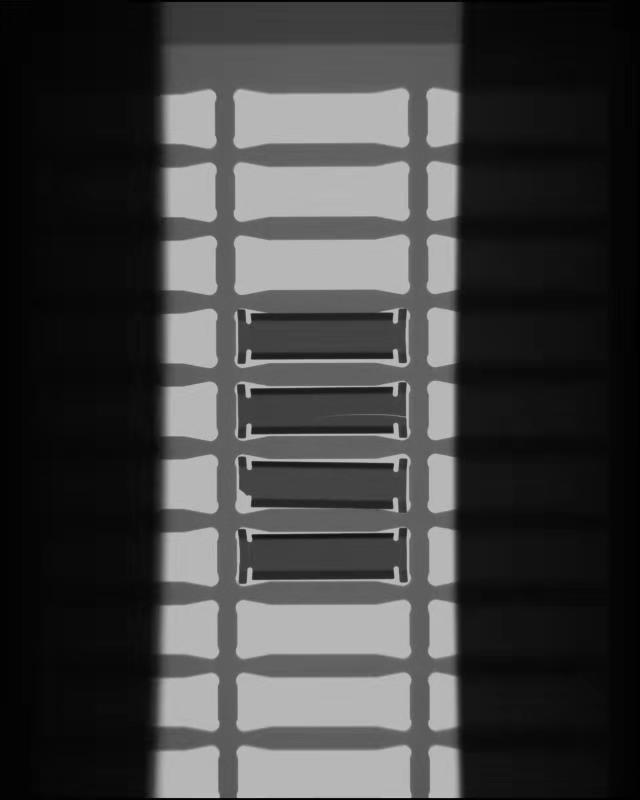
#> input picture images/ce_02.jpg, 640 x 800 px, found by its file name
$ python OpencvDemo072.py
#> lines starting #> are read from the running program, lines starting #| are printed output that depends on the picture; after the words box and inside, x2 and y2 are one past the last pixel; in counts of white or black regions, pixels touching at a corner belong together
#!/usr/bin/env python3
#coding = utf-8

import logging
import numpy as np
import cv2 as cv

# 二值图像分析—缺陷检测一
def OpencvDemo072():
    logging.basicConfig(level=logging.DEBUG)

    src = cv.imread("images/ce_02.jpg")
#> src is the input picture: shape (800, 640, 3); min 0, max 201, mean 63.9
    if src is None:
        logging.error("could not load an image!")
        return cv.Error.StsError

    # 二值化图像
    gray = cv.cvtColor(src, cv.COLOR_BGR2GRAY)
    _, binary = cv.threshold(gray, 0, 255, cv.THRESH_BINARY_INV | cv.THRESH_OTSU)
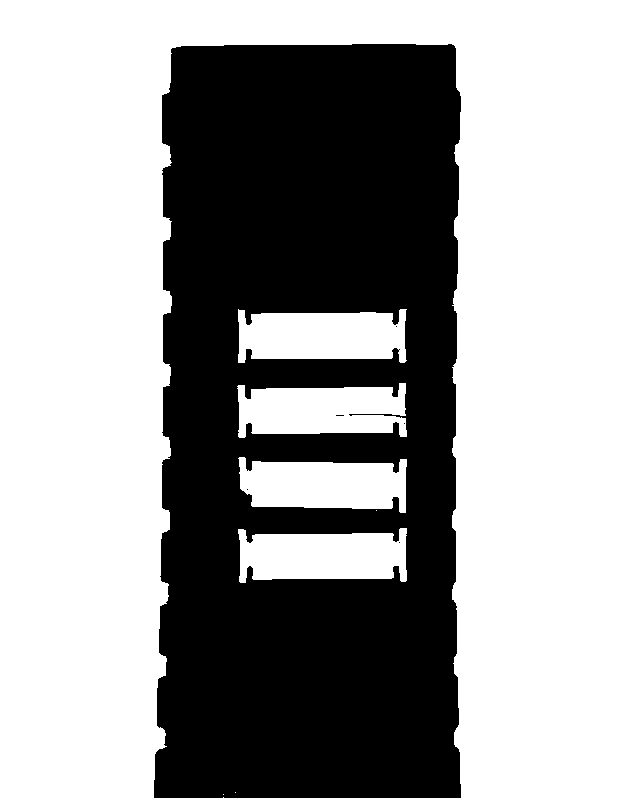
#> binary: shape (800, 640); 62.7% white; 6 black regions (5 under 20 px), largest, box (x1, y1, x2, y2) and area: (154, 44, 461, 798) 190778

    # 定义结构元素
    se = cv.getStructuringElement(cv.MORPH_RECT, (3, 3), (-1, -1))

    # 开操作
    open = cv.morphologyEx(binary, cv.MORPH_OPEN, se)
#> open: shape (800, 640); 62.7% white; 3 black regions (2 under 20 px)

    # 轮廓发现/轮廓分析
    contours, _ = cv.findContours(open, cv.RETR_LIST, cv.CHAIN_APPROX_SIMPLE)
#> contours = 9 contours, 3 with area under 20; largest, box (x1, y1, x2, y2) and area: (0, 0, 640, 800) 510561, (153, 43, 462, 799) 221622, (238, 309, 406, 363) 7254, (238, 528, 407, 583) 7173, (238, 383, 407, 438) 7107, (239, 457, 407, 513) 7070

    dst = np.copy(src)

    height = src.shape[0]
#> height = 800

    for c in contours:
        x, y, w, h = cv.boundingRect(c)
        area = cv.contourArea(c)

        if h > (height // 2):
            continue

        if area < 150:
            continue

        cv.rectangle(dst, (x, y, w, h), (0, 0, 255), 1, cv.LINE_8, 0)
        cv.drawContours(dst, [c], 0, (0, 255, 0), 2, cv.LINE_8)
#> this loop made 9 passes
#> (x, y, w, h, area) on passes 2, 4, 6, 7, 8: (238, 528, 169, 55, 7173), (239, 457, 168, 56, 7070), (238, 383, 169, 55, 7107), (238, 309, 168, 54, 7254), (153, 43, 309, 756, 221622.5)
#> (c, x, y, w, h, area) on pass 9: ([[0, 0], [0, 799], [639, 799], [639, 0]], 0, 0, 640, 800, 510561)
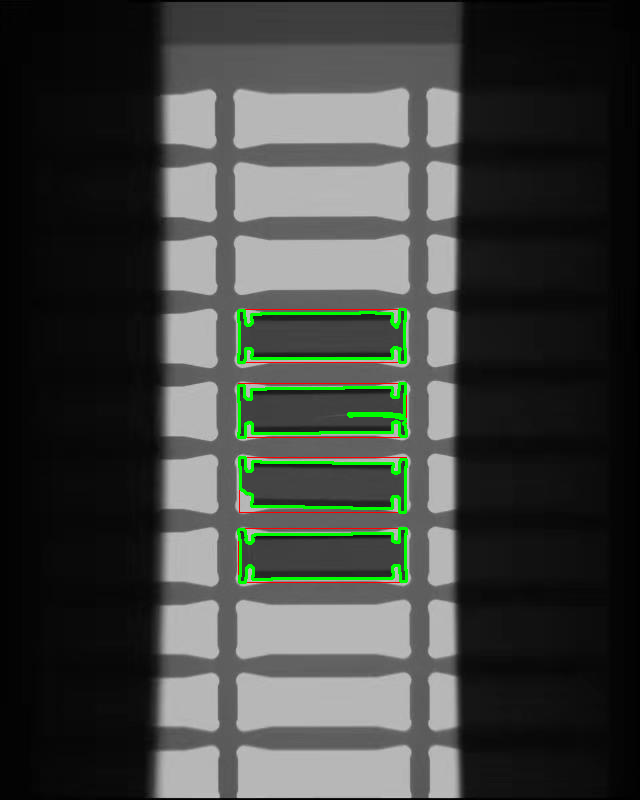
#> dst: shape (800, 640, 3); 1.57% of pixels changed, all inside (x1, y1, x2, y2) = (237, 308, 408, 584)

    h, w, ch = src.shape
#> ch = 3
    result = np.zeros([h, w * 2, ch], dtype=src.dtype)
    result[0 : h, 0 : w, :] = src
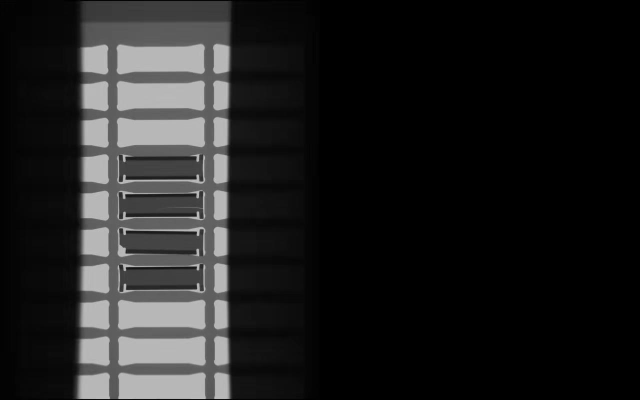
#> result: shape (800, 1280, 3) (shown at 1/2 size); min 0, max 201, mean 32
    result[0 : h, w : w * 2, :] = dst
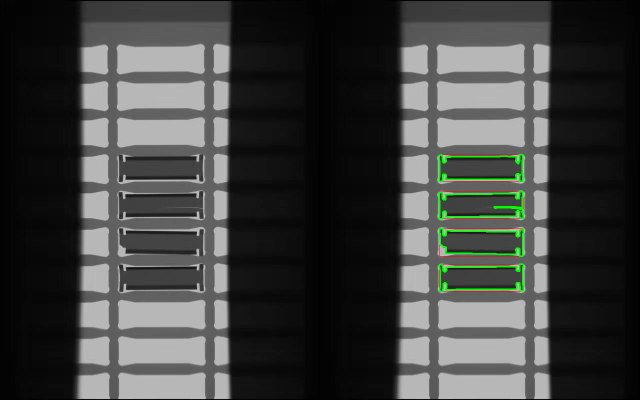
#> result: shape (800, 1280, 3) (shown at 1/2 size); mean B, G, R 63.3, 64.9, 63.6
    cv.putText(result, "original image", (10, 30), cv.FONT_ITALIC, .8, (0, 0, 255), 1)
    cv.putText(result, "image with results of contour analysis", (w + 10, 30), cv.FONT_ITALIC, .8, (0, 0, 255), 1)
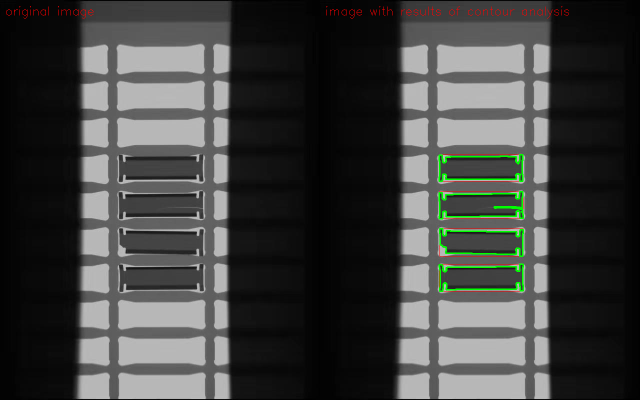
#> result: shape (800, 1280, 3) (shown at 1/2 size); mean B, G, R 63.2, 64.9, 63.9
    cv.imshow("defect detection - 1", result)

    cv.waitKey(0)

    cv.destroyAllWindows()

    return cv.Error.StsOk

if __name__ == "__main__":
    OpencvDemo072()

# end of file
